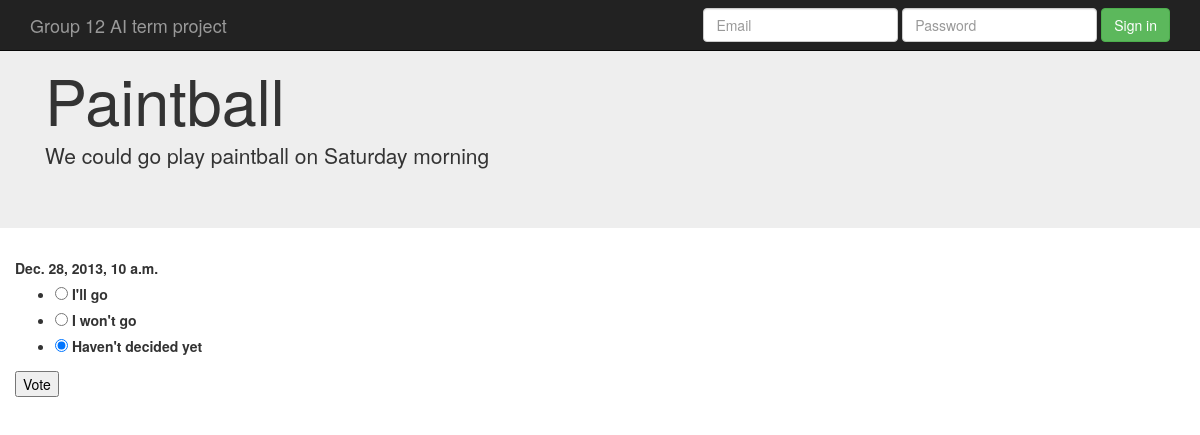
Page /events/1/activity/1/ on the committed database.
### events/models.py (models this page shows, shortened)
class Activity(models.Model):
    event = models.ForeignKey(Event)
    title = models.CharField(max_length=200)
    description = models.CharField(max_length=2000)
    time_duration_hours = models.IntegerField(default=1)

class Day(models.Model):
    activity = models.ForeignKey(Activity)
    day = models.DateTimeField('day')

### events/views.py (the view)
# urls.py: url(r'^(?P<pk_event>\d+)/activity/(?P<pk_activity>\d+)/$', views.ActivityDetailView.as_view(), name='activitydetail'),
class ActivityDetailView(generic.DetailView):
    model = Activity
    template_name = 'activities/detail.html'
    pk_url_kwarg = 'pk_activity' #I find more clear to use this name than only pk
    def get_context_data(self, **kwargs):
        context = super(ActivityDetailView, self).get_context_data(**kwargs)
        daylist = Day.objects.filter(activity=self.object.id)
        fields = []
        for day in daylist:
            fields.append({'name': str(day.id), 'label': day.day })
        context['voteform'] = MultiVoteForm(dynamic_fields=fields)
        return context

### events/forms.py
class MultiVoteForm(forms.Form):
    def __init__(self, *args, **kwargs):
        if 'dynamic_fields' in kwargs:
            dynamic_fields = kwargs.pop('dynamic_fields') #before calling super or we have an error
        else:
            dynamic_fields = []
        super(MultiVoteForm, self).__init__(*args, **kwargs)
        for field in dynamic_fields:
            self.fields[field['name']] = forms.ChoiceField(
                choices=VOTING_CHOICES,
                label=field['label'],
                required=True,
                initial=VOTING_CHOICES[2][0],
                widget=forms.RadioSelect)

### events/templates/activities/detail.html (shortened to what this page needs)
{% extends "base.html" %}
{% block jumbotron-top %}
    <h1>{{ activity.title }}</h1>
    <p>{{ activity.description }}</p>
{% endblock jumbotron-top %}
{% block jumbotron-maincontainer %}
    <div class="row">
        <form action="{{request.path}}vote/" method="post">
            {% for field in voteform %}
                <div class="fieldWrapper">
                    <label for="{{ field.id_for_label}}">{{ field.label}}</label>
                    {{field}}
                </div>
            {% endfor %}
            <p><input type="submit" value="Vote" /></p>
        </form>
    </div>
{% endblock jumbotron-maincontainer %}

### rows in the picture
Activity: title "Paintball", description "We could go play paintball on Saturday morning"
Day: label "Dec. 28, 2013, 10 a.m."
